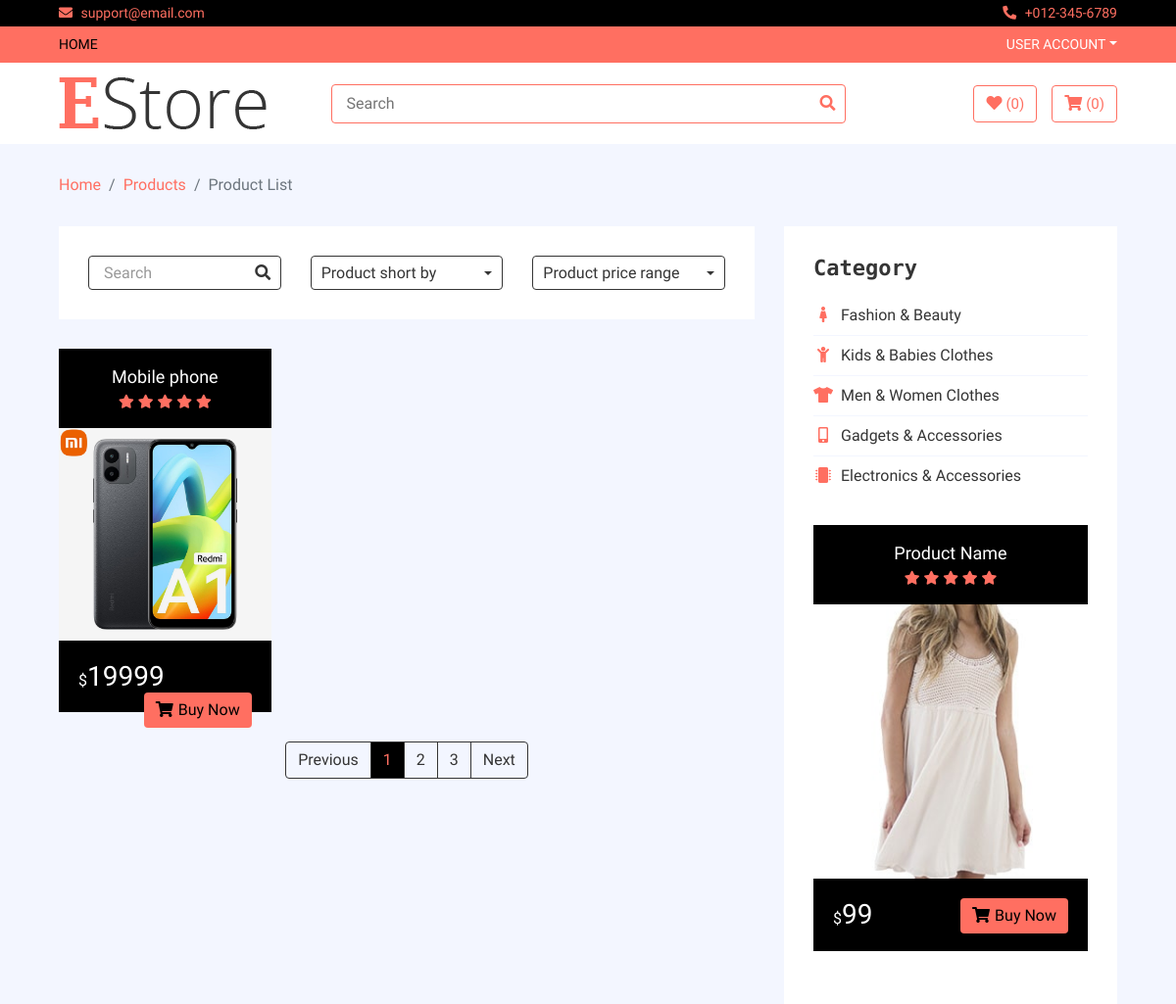
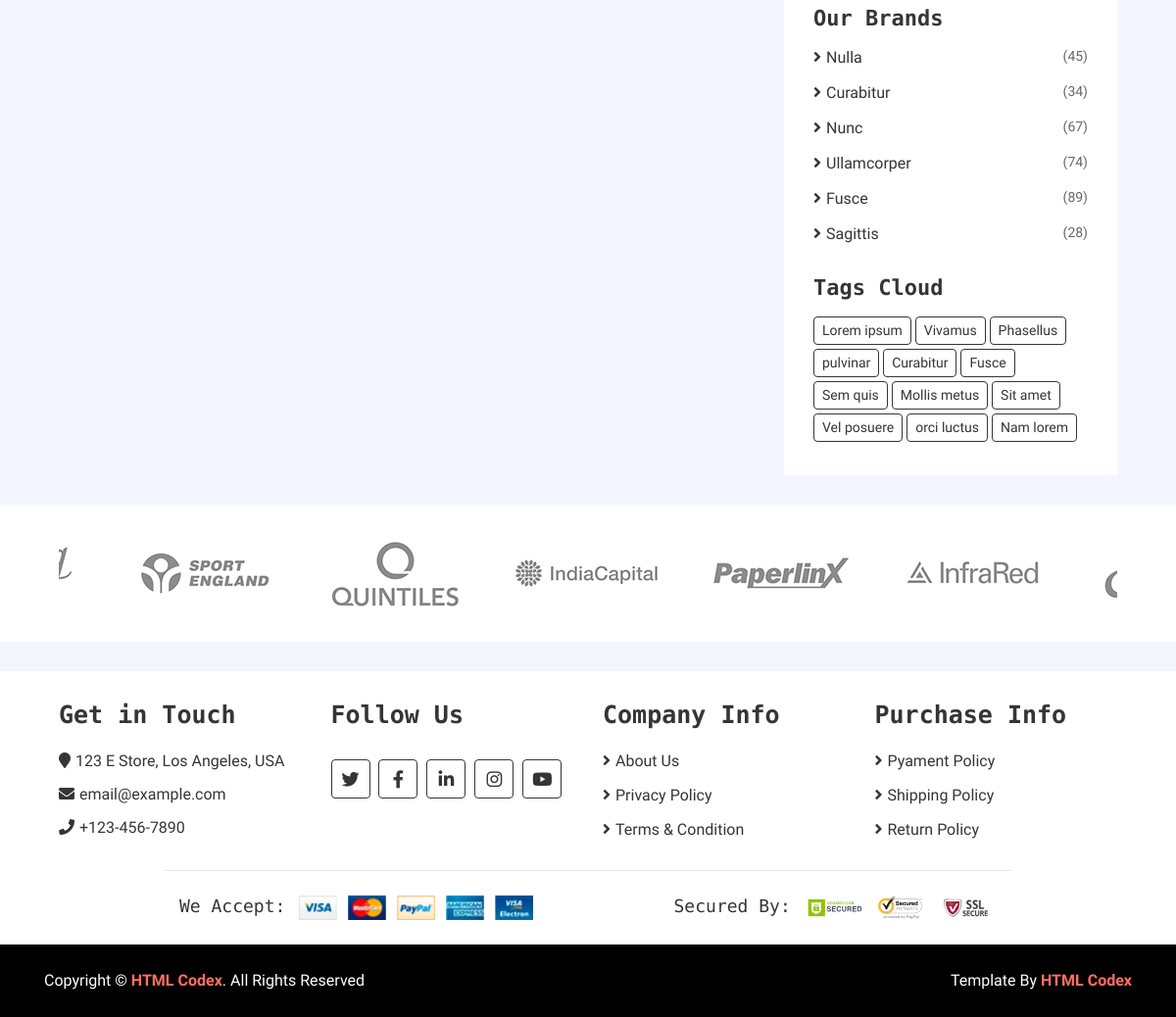
Page /category/Product1 on the committed database (2 pictures, top to bottom).
### home/models.py (models this page shows, shortened)
class Product(models.Model):
    name = models.CharField(max_length=300)
    price = models.IntegerField()
    discounted_price = models.IntegerField()
    image = models.ImageField(upload_to='media')
    description = models.TextField()
    specification = models.TextField()
    category = models.ForeignKey(Category,on_delete= models.CASCADE)
    subcategory = models.ForeignKey(SubCategory,on_delete=models.CASCADE)
    brand = models.ForeignKey(Brand,on_delete=models.CASCADE)
    slug = models.CharField(max_length=500,unique=True)
    status = models.CharField(choices=STATUS,max_length=50)
    labels = models.CharField(choices=LABELS,max_length=50)

### home/views.py (the view)
# urls.py: path('category/<slug>', CategoryView.as_view(), name='category'),
class CategoryView(BaseView):
    def get(self,request,slug):
        ids = Category.objects.get(slug = slug).id
        self.views['cat_products'] = Product.objects.filter(category_id = ids )
        return render(request,'category.html',self.views)

### templates/category.html (shortened to what this page needs)
{% extends 'base.html' %}
{% block content %}
        <div class="breadcrumb-wrap">
            <div class="container-fluid">
                <ul class="breadcrumb">
                    <li class="breadcrumb-item"><a href="#">Home</a></li>
                    <li class="breadcrumb-item"><a href="#">Products</a></li>
                    <li class="breadcrumb-item active">Product List</li>
                </ul>
            </div>
        </div>
        <div class="product-view">
            <div class="container-fluid">
                <div class="row">
                    <div class="col-lg-8">
                        <div class="row">
                            <div class="col-md-12">
                                <div class="product-view-top">
                                    <div class="row">
                                        <div class="col-md-4">
                                            <div class="product-search">
                                                <input type="email" value="Search">
                                                <button><i class="fa fa-search"></i></button>
                                            </div>
                                        </div>
                                        <div class="col-md-4">
                                            <div class="product-short">
                                                <div class="dropdown">
                                                    <div class="dropdown-toggle" data-toggle="dropdown">Product short by</div>
                                                </div>
                                            </div>
                                        </div>
                                        <div class="col-md-4">
                                            <div class="product-price-range">
                                                <div class="dropdown">
                                                    <div class="dropdown-toggle" data-toggle="dropdown">Product price range</div>
                                                </div>
                                            </div>
                                        </div>
                                    </div>
                                </div>
                            </div>
                            {% for cat in cat_products %}
                            <div class="col-md-4">
                                <div class="product-item">
                                    <div class="product-title">
                                        <a href="#">{{cat.name}}</a>
                                        <div class="ratting">
                                            <i class="fa fa-star"></i>
                                            <i class="fa fa-star"></i>
                                            <i class="fa fa-star"></i>
                                            <i class="fa fa-star"></i>
                                            <i class="fa fa-star"></i>
                                        </div>
                                    </div>
                                    <div class="product-image">
                                        <a href="product-detail.html">
                                            <img src="{{cat.image.url}}" alt="Product Image">
                                        </a>
                                    </div>
                                    <div class="product-price">
                                        {% if cat.discounted_price > 0 %}
                                        <h3><span>$</span>{{cat.discounted_price}}</h3>
                                        {% else %}
                                        <h3><span>$</span>{{cat.price}}</h3>
                                        {% endif %}
                                        <a class="btn" href=""><i class="fa fa-shopping-cart"></i>Buy Now</a>
                                    </div>
                                </div>
                            </div>
                         {% endfor %}
                        </div>
                        <div class="col-md-12">
                            <nav aria-label="Page navigation example">
                                <ul class="pagination justify-content-center">
                                    <li class="page-item disabled">
                                        <a class="page-link" href="#" tabindex="-1">Previous</a>
                                    </li>
                                    <li class="page-item active"><a class="page-link" href="#">1</a></li>
                                    <li class="page-item"><a class="page-link" href="#">2</a></li>
                                    <li class="page-item"><a class="page-link" href="#">3</a></li>
                                    <li class="page-item">
                                        <a class="page-link" href="#">Next</a>
                                    </li>
                                </ul>
                            </nav>
                        </div>
                    </div>
                    <div class="col-lg-4 sidebar">
                        <div class="sidebar-widget category">
                            <h2 class="title">Category</h2>
                            <nav class="navbar bg-light">
                                <ul class="navbar-nav">
                                    <li class="nav-item">
                                        <a class="nav-link" href="#"><i class="fa fa-female"></i>Fashion & Beauty</a>
                                    </li>
                                    <li class="nav-item">
                                        <a class="nav-link" href="#"><i class="fa fa-child"></i>Kids & Babies Clothes</a>
                                    </li>
                                    <li class="nav-item">
                                        <a class="nav-link" href="#"><i class="fa fa-tshirt"></i>Men & Women Clothes</a>
                                    </li>
                                    <li class="nav-item">
                                        <a class="nav-link" href="#"><i class="fa fa-mobile-alt"></i>Gadgets & Accessories</a>
                                    </li>
                                    <li class="nav-item">
                                        <a class="nav-link" href="#"><i class="fa fa-microchip"></i>Electronics & Accessories</a>
                                    </li>
                                </ul>
                            </nav>
                        </div>
                        <div class="sidebar-widget widget-slider">
                            <div class="sidebar-slider normal-slider">
                                <div class="product-item">
                                    <div class="product-title">
                                        <a href="#">Product Name</a>
                                        <div class="ratting">
                                            <i class="fa fa-star"></i>
                                            <i class="fa fa-star"></i>
                                            <i class="fa fa-star"></i>
                                            <i class="fa fa-star"></i>
                                            <i class="fa fa-star"></i>
                                        </div>
                                    </div>
                                    <div class="product-image">
                                        <a href="product-detail.html">
                                            <img src="img/product-10.jpg" alt="Product Image">
                                        </a>
                                    </div>
                                    <div class="product-price">
                                        <h3><span>$</span>99</h3>
                                        <a class="btn" href=""><i class="fa fa-shopping-cart"></i>Buy Now</a>
                                    </div>
                                </div>
                            </div>
                        </div>
                        <div class="sidebar-widget brands">
                            <h2 class="title">Our Brands</h2>
                            <ul>
                                <li><a href="#">Nulla </a><span>(45)</span></li>
                                <li><a href="#">Curabitur </a><span>(34)</span></li>
                                <li><a href="#">Nunc </a><span>(67)</span></li>
                                <li><a href="#">Ullamcorper</a><span>(74)</span></li>
                                <li><a href="#">Fusce </a><span>(89)</span></li>
                                <li><a href="#">Sagittis</a><span>(28)</span></li>
                            </ul>
                        </div>
                        <div class="sidebar-widget tag">
                            <h2 class="title">Tags Cloud</h2>
                            <a href="#">Lorem ipsum</a>
                            <a href="#">Vivamus</a>
                            <a href="#">Phasellus</a>
                            <a href="#">pulvinar</a>
                            <a href="#">Curabitur</a>
                            <a href="#">Fusce</a>
                            <a href="#">Sem quis</a>
                            <a href="#">Mollis metus</a>
                            <a href="#">Sit amet</a>
                            <a href="#">Vel posuere</a>
                            <a href="#">orci luctus</a>
                            <a href="#">Nam lorem</a>
                        </div>
                    </div>
                </div>
            </div>
        </div>
        <div class="brand">
            <div class="container-fluid">
                <div class="brand-slider">
                    <div class="brand-item"><img src="img/brand-1.png" alt=""></div>
                    <div class="brand-item"><img src="img/brand-2.png" alt=""></div>
                    <div class="brand-item"><img src="img/brand-3.png" alt=""></div>
                    <div class="brand-item"><img src="img/brand-4.png" alt=""></div>
                    <div class="brand-item"><img src="img/brand-5.png" alt=""></div>
                    <div class="brand-item"><img src="img/brand-6.png" alt=""></div>
                </div>
            </div>
        </div>
{% endblock %}

### rows in the picture
Product: name "Mobile phone", image (picture), discounted_price "19999"
